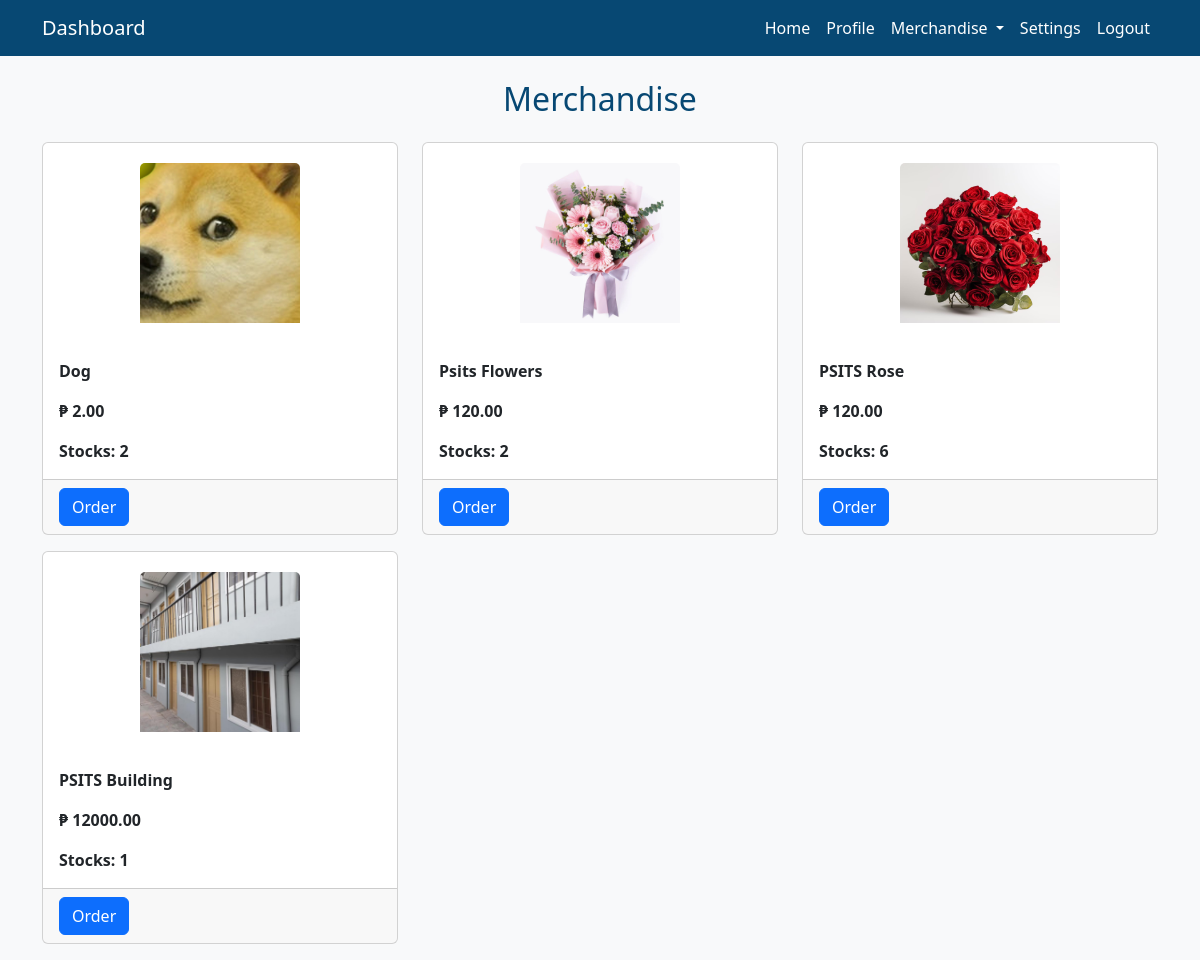
/User/UserMerchandise.php (signed in), run on the app's committed database.
### tables this page shows
CREATE TABLE `image` (
  `id` int(11) NOT NULL,
  `name` varchar(255) NOT NULL,
  `type` varchar(20) NOT NULL,
  `filepath` varchar(255) NOT NULL,
  `product_id` int(11) NOT NULL
);

CREATE TABLE `product` (
  `product_id` int(11) NOT NULL,
  `product_name` varchar(100) NOT NULL,
  `product_type` varchar(100) NOT NULL,
  `product_price` double NOT NULL,
  `product_stocks` int(11) NOT NULL
);

### Backend/BackendUser.php (called while the page is built, shortened)
<?php
function product_table(){
    $db = Database::getInstance();
    $conn = $db->getConnection();
    $sqlTableProduct = " SELECT image.id , image.name , image.type , image.filepath ,product.product_id, product.product_name , product.product_type , product.product_price, product.product_stocks FROM image INNER JOIN product on image.product_id = product.product_id where product.product_stocks != 0 AND product.product_stocks > 0 ";
        $products = mysqli_query($conn, $sqlTableProduct);
    if(mysqli_num_rows($products) > 0)
        {
          $listProducts = [];
          while($carts = mysqli_fetch_array($products)) {
              $listProducts[] = $carts;
        }
      }
      return $listProducts;
}
?>

### User/UserMerchandise.php (the view, shortened to what this page needs)
<?php
    $listProducts = product_table();
?>
<!DOCTYPE html>
<html lang="en">
<head>
</head>
<body>
<h2 class="text-center my-xl-4 " style="color:#074873">Merchandise</h2>
<div class="container ">
    <div class="row row-cols-1 row-cols-sm-2 row-cols-md-3">
    <?php foreach($listProducts as $product): ?>
    <div class="col">
            <div class="card mb-3" style="max-height:30rem">
                <div class="card-img-container">
                <img class="card-img-top  same-size" src="<?php echo $product['filepath']; ?>" alt="<?php echo $product['name']; ?>">
                </div>
                <div class="card-body">
                    <p class="card-text" style="width: 200px;"><strong><?php echo $product['product_name']; ?></strong></p>
                    <p class="card-text"><strong>₱ <?php echo $product['product_price']; ?>.00</strong> </p>
                    <p class="card-text"><strong>Stocks: <?php echo $product['product_stocks']; ?></strong> </p>
                </div>
                <div class="d-flex flex-row  gap-3 card-footer ">
                  <button type="button" class="btn btn-primary order-btn" data-toggle="modal" data-target="#editModal" data-product-id="<?php echo $product['product_id']; ?>" data-product-name="<?php echo $product['product_name']; ?>"  data-product-price="<?php echo $product['product_price']; ?>" data-product-stocks="<?php echo $product['product_stocks']; ?>" >Order</button>
                </div>
            </div>
        </div>
        <?php endforeach; ?>
    </div>
</div>
</body>
</html>

### assets/navbar_user.php (style rules this page uses)
body { background-color: #f8f9fa; }

### User/UserMerchandise.php (style rules this page uses)
.same-size { width: 10rem; height: 10rem; overflow: hidden; }
.card-img-top { object-fit: cover; }
.card-img-container { display: flex; align-items: center; justify-content: center; height: 200px; }

### data on the page
image: filepath+name (picture), product.product_name "Dog", product.product_price "2", product.product_stocks "2"
image: filepath+name (picture), product.product_name "Psits Flowers", product.product_price "120", product.product_stocks "2"
image: filepath+name (picture), product.product_name "PSITS Rose", product.product_price "120", product.product_stocks "6"
image: filepath+name (picture), product.product_name "PSITS Building", product.product_price "12000", product.product_stocks "1"
